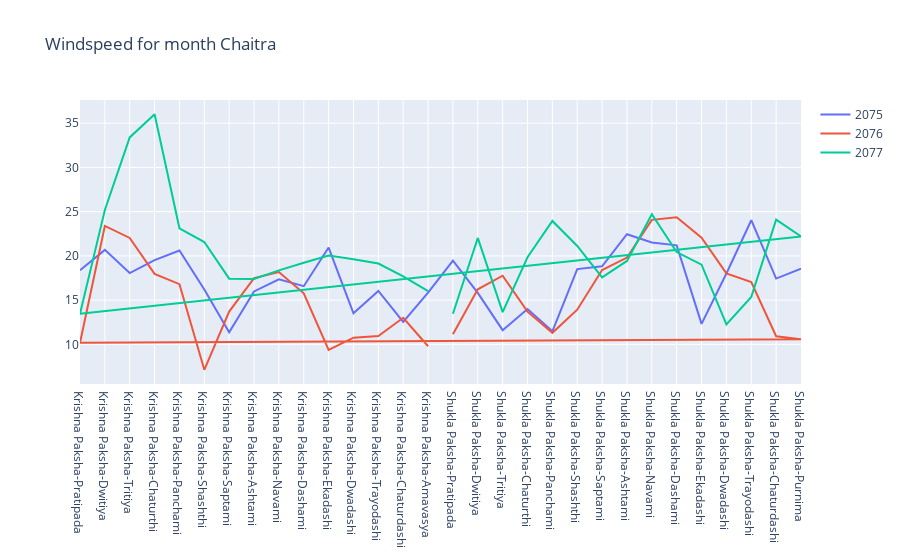
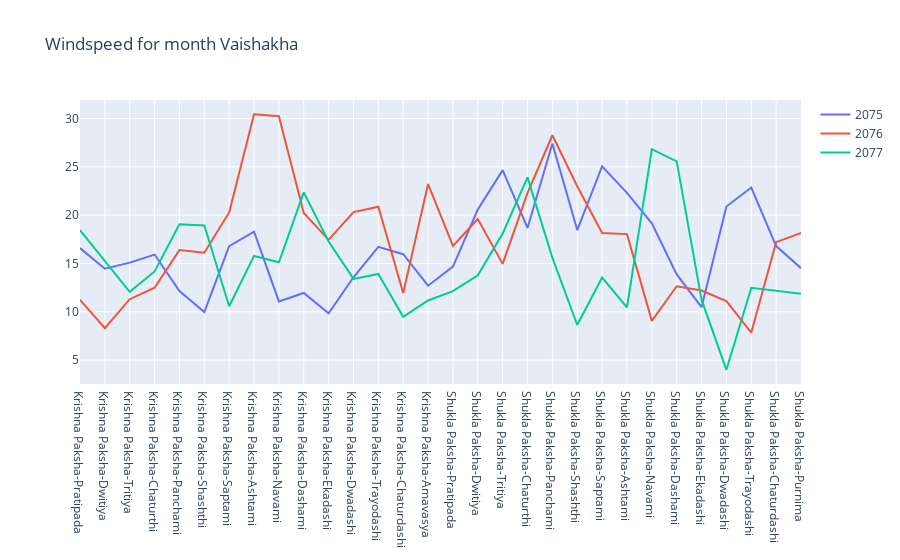
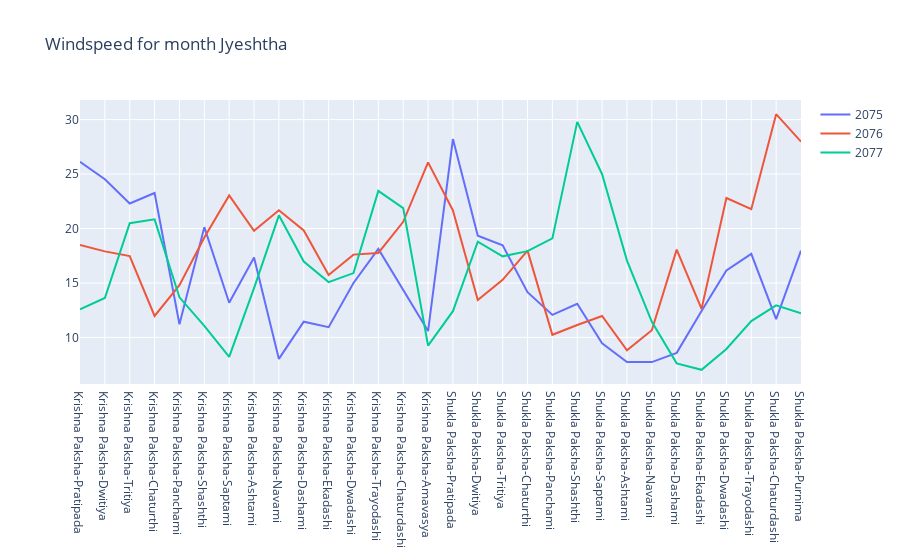
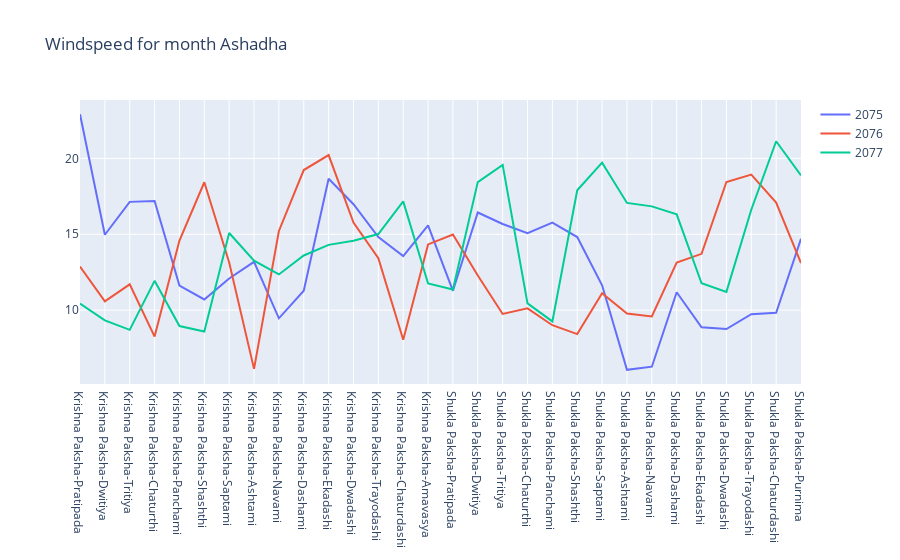

Notebook code cell kept with these figures, in order:
### Code cell
# Yearly Windspeed comparison for each month according to hindu calendar
def get_month_name(month_num):
    hindu_month_names = [
    '', 'Chaitra', 'Vaishakha', 'Jyeshtha', 'Ashadha', 'Shravana', 'Bhadra', 
    'Ashwina', 'Kartika', 'Agrahayana', 'Pausa', 'Magha', 'Phalguna'
    ]   
    return hindu_month_names[month_num]

# years array
years = [2075, 2076, 2077]

# months array
months = range(1, 13)

# loop through each month and create a separate figure
for month in months:
    data = []
    layout = dict(title=f"Windspeed for month {get_month_name(month)}")
    std_dev_arr = []
    final_std_dev = []
    
    for year in years:
        # filter data for the given year and month
        filtered = combinedDF[(combinedDF['vikramSamvat'] == year) & (combinedDF['hinduMonthName'] == get_month_name(month))]
        filtered_grouped = filtered.groupby('paksha-tithi', sort=False).agg({'temperature': 'mean','relativeHumidityPercentage': 'mean', 'dewpoint': 'mean','windspeed': 'mean', 'soil_moisture': 'mean', 'hinduMonthName': 'first', 'vikramSamvat': 'first'})

        filtered_grouped = filtered_grouped.reset_index()
        # if(month == 5) :
        #     print(year, get_month_name(month))
        #     print(filtered_grouped)

        std_dev = np.std(filtered_grouped['windspeed'])
        # print(f"standard deviation for {month} {year} is {std_dev}")
        std_dev_arr.append(std_dev)

        # create a trace for the year
        trace = go.Scatter(
            x=filtered_grouped['paksha-tithi'],
            y=filtered_grouped['windspeed'],
            name=str(year)
        )
        
        data.append(trace)
    
    final_std_dev.append(np.average(std_dev_arr))
    fig = go.Figure(data=data, layout=layout)
    fig.show()

print(f'Average Monthly Standard Deviation in English Calendar is {np.average(final_std_dev)}')

### Figure 1 — Plotly figure (JSON) as saved in the notebook; plotly's stock layout.template omitted (floating-point values rounded to 4 significant figures)
{"data": [{"name": "2075", "type": "scatter", "x": ["Krishna Paksha-Pratipada", "Krishna Paksha-Dwitiya", "Krishna Paksha-Tritiya", "Krishna Paksha-Chaturthi", "Krishna Paksha-Panchami", "Krishna Paksha-Shashthi", "Krishna Paksha-Saptami", "Krishna Paksha-Ashtami", "Krishna Paksha-Navami", "Krishna Paksha-Dashami", "Krishna Paksha-Ekadashi", "Krishna Paksha-Dwadashi", "Krishna Paksha-Trayodashi", "Krishna Paksha-Chaturdashi", "Krishna Paksha-Amavasya", "Shukla Paksha-Pratipada", "Shukla Paksha-Dwitiya", "Shukla Paksha-Tritiya", "Shukla Paksha-Chaturthi", "Shukla Paksha-Panchami", "Shukla Paksha-Shashthi", "Shukla Paksha-Saptami", "Shukla Paksha-Ashtami", "Shukla Paksha-Navami", "Shukla Paksha-Dashami", "Shukla Paksha-Ekadashi", "Shukla Paksha-Dwadashi", "Shukla Paksha-Trayodashi", "Shukla Paksha-Chaturdashi", "Shukla Paksha-Purnima"], "y": [18.38, 20.68, 18.06, 19.52, 20.61, 16.21, 11.38, 15.98, 17.35, 16.57, 20.94, 13.51, 16.04, 12.53, 15.84, 19.47, 15.81, 11.6, 13.99, 11.47, 18.51, 18.82, 22.45, 21.52, 21.19, 12.31, 18.01, 24.03, 17.44, 18.57]}, {"name": "2076", "type": "scatter", "x": ["Shukla Paksha-Pratipada", "Shukla Paksha-Dwitiya", "Shukla Paksha-Tritiya", "Shukla Paksha-Chaturthi", "Shukla Paksha-Panchami", "Shukla Paksha-Shashthi", "Shukla Paksha-Saptami", "Shukla Paksha-Ashtami", "Shukla Paksha-Navami", "Shukla Paksha-Dashami", "Shukla Paksha-Ekadashi", "Shukla Paksha-Dwadashi", "Shukla Paksha-Trayodashi", "Shukla Paksha-Chaturdashi", "Shukla Paksha-Purnima", "Krishna Paksha-Pratipada", "Krishna Paksha-Dwitiya", "Krishna Paksha-Tritiya", "Krishna Paksha-Chaturthi", "Krishna Paksha-Panchami", "Krishna Paksha-Shashthi", "Krishna Paksha-Saptami", "Krishna Paksha-Ashtami", "Krishna Paksha-Navami", "Krishna Paksha-Dashami", "Krishna Paksha-Ekadashi", "Krishna Paksha-Dwadashi", "Krishna Paksha-Trayodashi", "Krishna Paksha-Chaturdashi", "Krishna Paksha-Amavasya"], "y": [11.14, 16.22, 17.75, 13.7, 11.3, 13.91, 18.4, 19.81, 24.07, 24.37, 22.05, 18.03, 17.04, 10.91, 10.58, 10.18, 23.38, 22.02, 17.97, 16.8, 7.123, 13.7, 17.5, 18.18, 15.77, 9.384, 10.75, 10.93, 13, 9.788]}, {"name": "2077", "type": "scatter", "x": ["Shukla Paksha-Pratipada", "Shukla Paksha-Dwitiya", "Shukla Paksha-Tritiya", "Shukla Paksha-Chaturthi", "Shukla Paksha-Panchami", "Shukla Paksha-Shashthi", "Shukla Paksha-Saptami", "Shukla Paksha-Ashtami", "Shukla Paksha-Navami", "Shukla Paksha-Dashami", "Shukla Paksha-Ekadashi", "Shukla Paksha-Dwadashi", "Shukla Paksha-Trayodashi", "Shukla Paksha-Chaturdashi", "Shukla Paksha-Purnima", "Krishna Paksha-Pratipada", "Krishna Paksha-Dwitiya", "Krishna Paksha-Tritiya", "Krishna Paksha-Chaturthi", "Krishna Paksha-Panchami", "Krishna Paksha-Shashthi", "Krishna Paksha-Saptami", "Krishna Paksha-Ashtami", "Krishna Paksha-Navami", "Krishna Paksha-Dashami", "Krishna Paksha-Ekadashi", "Krishna Paksha-Dwadashi", "Krishna Paksha-Trayodashi", "Krishna Paksha-Chaturdashi", "Krishna Paksha-Amavasya"], "y": [13.46, 22.03, 13.65, 19.85, 23.95, 21.12, 17.58, 19.43, 24.7, 20.43, 19.01, 12.26, 15.37, 24.1, 22.2, 13.45, 25.18, 33.39, 36.01, 23.11, 21.57, 17.43, 17.39, 18.37, 19.22, 20.05, 19.62, 19.13, 17.69, 16.01]}], "layout": {"title": {"text": "Windspeed for month Chaitra"}}}

### Figure 2 — Plotly figure (JSON) as saved in the notebook; plotly's stock layout.template omitted (floating-point values rounded to 4 significant figures)
{"data": [{"name": "2075", "type": "scatter", "x": ["Krishna Paksha-Pratipada", "Krishna Paksha-Dwitiya", "Krishna Paksha-Tritiya", "Krishna Paksha-Chaturthi", "Krishna Paksha-Panchami", "Krishna Paksha-Shashthi", "Krishna Paksha-Saptami", "Krishna Paksha-Ashtami", "Krishna Paksha-Navami", "Krishna Paksha-Dashami", "Krishna Paksha-Ekadashi", "Krishna Paksha-Dwadashi", "Krishna Paksha-Trayodashi", "Krishna Paksha-Chaturdashi", "Krishna Paksha-Amavasya", "Shukla Paksha-Pratipada", "Shukla Paksha-Dwitiya", "Shukla Paksha-Tritiya", "Shukla Paksha-Chaturthi", "Shukla Paksha-Panchami", "Shukla Paksha-Shashthi", "Shukla Paksha-Saptami", "Shukla Paksha-Ashtami", "Shukla Paksha-Navami", "Shukla Paksha-Dashami", "Shukla Paksha-Ekadashi", "Shukla Paksha-Dwadashi", "Shukla Paksha-Trayodashi", "Shukla Paksha-Chaturdashi", "Shukla Paksha-Purnima"], "y": [16.59, 14.47, 15.09, 15.92, 12.15, 9.981, 16.8, 18.3, 11.08, 11.95, 9.846, 13.57, 16.72, 15.96, 12.7, 14.68, 20.59, 24.66, 18.68, 27.41, 18.46, 25.06, 22.31, 19.16, 13.87, 10.48, 20.9, 22.86, 16.8, 14.51]}, {"name": "2076", "type": "scatter", "x": ["Krishna Paksha-Pratipada", "Krishna Paksha-Dwitiya", "Krishna Paksha-Tritiya", "Krishna Paksha-Chaturthi", "Krishna Paksha-Panchami", "Krishna Paksha-Shashthi", "Krishna Paksha-Saptami", "Krishna Paksha-Ashtami", "Krishna Paksha-Navami", "Krishna Paksha-Dashami", "Krishna Paksha-Ekadashi", "Krishna Paksha-Dwadashi", "Krishna Paksha-Trayodashi", "Krishna Paksha-Chaturdashi", "Krishna Paksha-Amavasya", "Shukla Paksha-Pratipada", "Shukla Paksha-Dwitiya", "Shukla Paksha-Tritiya", "Shukla Paksha-Chaturthi", "Shukla Paksha-Panchami", "Shukla Paksha-Shashthi", "Shukla Paksha-Saptami", "Shukla Paksha-Ashtami", "Shukla Paksha-Navami", "Shukla Paksha-Dashami", "Shukla Paksha-Ekadashi", "Shukla Paksha-Dwadashi", "Shukla Paksha-Trayodashi", "Shukla Paksha-Chaturdashi", "Shukla Paksha-Purnima"], "y": [11.24, 8.3, 11.3, 12.5, 16.38, 16.12, 20.28, 30.45, 30.23, 20.23, 17.45, 20.32, 20.87, 11.94, 23.22, 16.83, 19.6, 14.96, 22.31, 28.27, 23.0, 18.16, 18.04, 9.064, 12.65, 12.2, 11.11, 7.859, 17.21, 18.17]}, {"name": "2077", "type": "scatter", "x": ["Krishna Paksha-Pratipada", "Krishna Paksha-Dwitiya", "Krishna Paksha-Tritiya", "Krishna Paksha-Chaturthi", "Krishna Paksha-Panchami", "Krishna Paksha-Shashthi", "Krishna Paksha-Saptami", "Krishna Paksha-Ashtami", "Krishna Paksha-Navami", "Krishna Paksha-Dashami", "Krishna Paksha-Ekadashi", "Krishna Paksha-Dwadashi", "Krishna Paksha-Trayodashi", "Krishna Paksha-Chaturdashi", "Krishna Paksha-Amavasya", "Shukla Paksha-Pratipada", "Shukla Paksha-Dwitiya", "Shukla Paksha-Tritiya", "Shukla Paksha-Chaturthi", "Shukla Paksha-Panchami", "Shukla Paksha-Shashthi", "Shukla Paksha-Saptami", "Shukla Paksha-Ashtami", "Shukla Paksha-Navami", "Shukla Paksha-Dashami", "Shukla Paksha-Ekadashi", "Shukla Paksha-Dwadashi", "Shukla Paksha-Trayodashi", "Shukla Paksha-Chaturdashi", "Shukla Paksha-Purnima"], "y": [18.46, 15.21, 12.07, 14.18, 19.05, 18.93, 10.58, 15.78, 15.13, 22.36, 17.27, 13.4, 13.92, 9.481, 11.17, 12.14, 13.78, 18.1, 23.91, 15.6, 8.633, 13.53, 10.45, 26.83, 25.57, 11.26, 4, 12.49, 12.19, 11.88]}], "layout": {"title": {"text": "Windspeed for month Vaishakha"}}}

### Figure 3 — Plotly figure (JSON) as saved in the notebook; plotly's stock layout.template omitted (floating-point values rounded to 4 significant figures)
{"data": [{"name": "2075", "type": "scatter", "x": ["Krishna Paksha-Pratipada", "Krishna Paksha-Dwitiya", "Krishna Paksha-Tritiya", "Krishna Paksha-Chaturthi", "Krishna Paksha-Panchami", "Krishna Paksha-Shashthi", "Krishna Paksha-Saptami", "Krishna Paksha-Ashtami", "Krishna Paksha-Navami", "Krishna Paksha-Dashami", "Krishna Paksha-Ekadashi", "Krishna Paksha-Dwadashi", "Krishna Paksha-Trayodashi", "Krishna Paksha-Chaturdashi", "Krishna Paksha-Amavasya", "Shukla Paksha-Pratipada", "Shukla Paksha-Dwitiya", "Shukla Paksha-Tritiya", "Shukla Paksha-Chaturthi", "Shukla Paksha-Panchami", "Shukla Paksha-Shashthi", "Shukla Paksha-Saptami", "Shukla Paksha-Ashtami", "Shukla Paksha-Navami", "Shukla Paksha-Dashami", "Shukla Paksha-Ekadashi", "Shukla Paksha-Dwadashi", "Shukla Paksha-Trayodashi", "Shukla Paksha-Chaturdashi", "Shukla Paksha-Purnima"], "y": [26.12, 24.52, 22.3, 23.26, 11.22, 20.13, 13.18, 17.35, 8.027, 11.44, 10.94, 15.0, 18.13, 14.4, 10.59, 28.21, 19.33, 18.45, 14.16, 12.07, 13.09, 9.468, 7.735, 7.733, 8.583, 12.43, 16.15, 17.67, 11.68, 17.97]}, {"name": "2076", "type": "scatter", "x": ["Krishna Paksha-Pratipada", "Krishna Paksha-Dwitiya", "Krishna Paksha-Tritiya", "Krishna Paksha-Chaturthi", "Krishna Paksha-Panchami", "Krishna Paksha-Shashthi", "Krishna Paksha-Saptami", "Krishna Paksha-Ashtami", "Krishna Paksha-Navami", "Krishna Paksha-Dashami", "Krishna Paksha-Ekadashi", "Krishna Paksha-Dwadashi", "Krishna Paksha-Trayodashi", "Krishna Paksha-Chaturdashi", "Krishna Paksha-Amavasya", "Shukla Paksha-Pratipada", "Shukla Paksha-Dwitiya", "Shukla Paksha-Tritiya", "Shukla Paksha-Chaturthi", "Shukla Paksha-Panchami", "Shukla Paksha-Shashthi", "Shukla Paksha-Saptami", "Shukla Paksha-Ashtami", "Shukla Paksha-Navami", "Shukla Paksha-Dashami", "Shukla Paksha-Ekadashi", "Shukla Paksha-Dwadashi", "Shukla Paksha-Trayodashi", "Shukla Paksha-Chaturdashi", "Shukla Paksha-Purnima"], "y": [18.5, 17.9, 17.47, 11.97, 14.79, 19.17, 23.03, 19.8, 21.67, 19.83, 15.72, 17.6, 17.76, 20.61, 26.07, 21.65, 13.43, 15.29, 17.97, 10.24, 11.14, 11.97, 8.823, 10.66, 18.06, 12.62, 22.8, 21.78, 30.5, 27.97]}, {"name": "2077", "type": "scatter", "x": ["Krishna Paksha-Pratipada", "Krishna Paksha-Dwitiya", "Krishna Paksha-Tritiya", "Krishna Paksha-Chaturthi", "Krishna Paksha-Panchami", "Krishna Paksha-Shashthi", "Krishna Paksha-Saptami", "Krishna Paksha-Ashtami", "Krishna Paksha-Navami", "Krishna Paksha-Dashami", "Krishna Paksha-Ekadashi", "Krishna Paksha-Dwadashi", "Krishna Paksha-Trayodashi", "Krishna Paksha-Chaturdashi", "Krishna Paksha-Amavasya", "Shukla Paksha-Pratipada", "Shukla Paksha-Dwitiya", "Shukla Paksha-Tritiya", "Shukla Paksha-Chaturthi", "Shukla Paksha-Panchami", "Shukla Paksha-Shashthi", "Shukla Paksha-Saptami", "Shukla Paksha-Ashtami", "Shukla Paksha-Navami", "Shukla Paksha-Dashami", "Shukla Paksha-Ekadashi", "Shukla Paksha-Dwadashi", "Shukla Paksha-Trayodashi", "Shukla Paksha-Chaturdashi", "Shukla Paksha-Purnima"], "y": [12.58, 13.62, 20.49, 20.84, 13.68, 11.06, 8.208, 14.53, 21.21, 16.97, 15.08, 15.91, 23.46, 21.87, 9.254, 12.41, 18.79, 17.45, 17.93, 19.09, 29.79, 24.99, 17.05, 11.43, 7.619, 7.027, 8.943, 11.5, 12.94, 12.21]}], "layout": {"title": {"text": "Windspeed for month Jyeshtha"}}}

### Figure 4 — Plotly figure (JSON) as saved in the notebook; plotly's stock layout.template omitted (floating-point values rounded to 4 significant figures)
{"data": [{"name": "2075", "type": "scatter", "x": ["Krishna Paksha-Pratipada", "Krishna Paksha-Dwitiya", "Krishna Paksha-Tritiya", "Krishna Paksha-Chaturthi", "Krishna Paksha-Panchami", "Krishna Paksha-Shashthi", "Krishna Paksha-Saptami", "Krishna Paksha-Ashtami", "Krishna Paksha-Navami", "Krishna Paksha-Dashami", "Krishna Paksha-Ekadashi", "Krishna Paksha-Dwadashi", "Krishna Paksha-Trayodashi", "Krishna Paksha-Chaturdashi", "Krishna Paksha-Amavasya", "Shukla Paksha-Pratipada", "Shukla Paksha-Dwitiya", "Shukla Paksha-Tritiya", "Shukla Paksha-Chaturthi", "Shukla Paksha-Panchami", "Shukla Paksha-Shashthi", "Shukla Paksha-Saptami", "Shukla Paksha-Ashtami", "Shukla Paksha-Navami", "Shukla Paksha-Dashami", "Shukla Paksha-Ekadashi", "Shukla Paksha-Dwadashi", "Shukla Paksha-Trayodashi", "Shukla Paksha-Chaturdashi", "Shukla Paksha-Purnima"], "y": [22.91, 14.97, 17.13, 17.19, 11.62, 10.7, 12.08, 13.18, 9.461, 11.27, 18.65, 16.98, 14.81, 13.56, 15.59, 11.28, 16.43, 15.68, 15.08, 15.77, 14.82, 11.63, 6.067, 6.271, 11.18, 8.865, 8.754, 9.727, 9.83, 14.7]}, {"name": "2076", "type": "scatter", "x": ["Krishna Paksha-Pratipada", "Krishna Paksha-Dwitiya", "Krishna Paksha-Tritiya", "Krishna Paksha-Chaturthi", "Krishna Paksha-Panchami", "Krishna Paksha-Shashthi", "Krishna Paksha-Saptami", "Krishna Paksha-Ashtami", "Krishna Paksha-Navami", "Krishna Paksha-Dashami", "Krishna Paksha-Ekadashi", "Krishna Paksha-Dwadashi", "Krishna Paksha-Trayodashi", "Krishna Paksha-Chaturdashi", "Krishna Paksha-Amavasya", "Shukla Paksha-Pratipada", "Shukla Paksha-Dwitiya", "Shukla Paksha-Tritiya", "Shukla Paksha-Chaturthi", "Shukla Paksha-Panchami", "Shukla Paksha-Shashthi", "Shukla Paksha-Saptami", "Shukla Paksha-Ashtami", "Shukla Paksha-Navami", "Shukla Paksha-Dashami", "Shukla Paksha-Ekadashi", "Shukla Paksha-Dwadashi", "Shukla Paksha-Trayodashi", "Shukla Paksha-Chaturdashi", "Shukla Paksha-Purnima"], "y": [12.87, 10.58, 11.7, 8.254, 14.59, 18.43, 13.14, 6.127, 15.22, 19.23, 20.22, 15.77, 13.42, 8.052, 14.33, 14.99, 12.28, 9.748, 10.12, 9.005, 8.419, 11.11, 9.773, 9.587, 13.13, 13.71, 18.45, 18.93, 17.09, 13.1]}, {"name": "2077", "type": "scatter", "x": ["Krishna Paksha-Pratipada", "Krishna Paksha-Dwitiya", "Krishna Paksha-Tritiya", "Krishna Paksha-Chaturthi", "Krishna Paksha-Panchami", "Krishna Paksha-Shashthi", "Krishna Paksha-Saptami", "Krishna Paksha-Ashtami", "Krishna Paksha-Navami", "Krishna Paksha-Dashami", "Krishna Paksha-Ekadashi", "Krishna Paksha-Dwadashi", "Krishna Paksha-Trayodashi", "Krishna Paksha-Chaturdashi", "Krishna Paksha-Amavasya", "Shukla Paksha-Pratipada", "Shukla Paksha-Dwitiya", "Shukla Paksha-Tritiya", "Shukla Paksha-Chaturthi", "Shukla Paksha-Panchami", "Shukla Paksha-Shashthi", "Shukla Paksha-Saptami", "Shukla Paksha-Ashtami", "Shukla Paksha-Navami", "Shukla Paksha-Dashami", "Shukla Paksha-Ekadashi", "Shukla Paksha-Dwadashi", "Shukla Paksha-Trayodashi", "Shukla Paksha-Chaturdashi", "Shukla Paksha-Purnima"], "y": [10.43, 9.323, 8.7, 11.93, 8.952, 8.592, 15.08, 13.26, 12.35, 13.6, 14.3, 14.57, 15.01, 17.17, 11.76, 11.36, 18.44, 19.57, 10.45, 9.257, 17.9, 19.72, 17.06, 16.84, 16.31, 11.77, 11.2, 16.61, 21.13, 18.88]}], "layout": {"title": {"text": "Windspeed for month Ashadha"}}}
